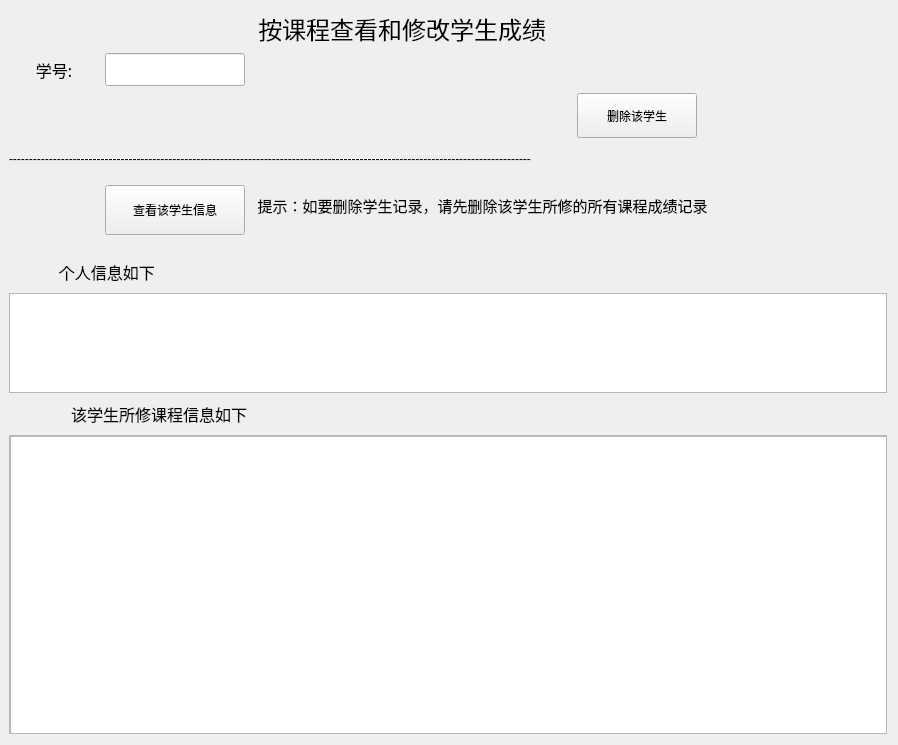
<?xml version="1.0" encoding="UTF-8"?>
<ui version="4.0">
 <class>delete_student</class>
 <widget class="QWidget" name="delete_student">
  <property name="geometry">
   <rect>
    <x>0</x>
    <y>0</y>
    <width>898</width>
    <height>745</height>
   </rect>
  </property>
  <property name="minimumSize">
   <size>
    <width>100</width>
    <height>30</height>
   </size>
  </property>
  <property name="windowTitle">
   <string>Form</string>
  </property>
  <layout class="QGridLayout" name="gridLayout">
   <property name="leftMargin">
    <number>9</number>
   </property>
   <item row="0" column="2">
    <widget class="QLabel" name="title_label">
     <property name="minimumSize">
      <size>
       <width>320</width>
       <height>30</height>
      </size>
     </property>
     <property name="maximumSize">
      <size>
       <width>350</width>
       <height>35</height>
      </size>
     </property>
     <property name="font">
      <font>
       <family>宋体</family>
       <pointsize>18</pointsize>
      </font>
     </property>
     <property name="text">
      <string>按课程查看和修改学生成绩    </string>
     </property>
     <property name="alignment">
      <set>Qt::AlignRight|Qt::AlignTrailing|Qt::AlignVCenter</set>
     </property>
    </widget>
   </item>
   <item row="51" column="2" colspan="3">
    <widget class="QLabel" name="hint_label">
     <property name="font">
      <font>
       <family>宋体</family>
       <pointsize>11</pointsize>
      </font>
     </property>
     <property name="text">
      <string>提示：如要删除学生记录，请先删除该学生所修的所有课程成绩记录</string>
     </property>
     <property name="alignment">
      <set>Qt::AlignCenter</set>
     </property>
    </widget>
   </item>
   <item row="53" column="0" colspan="15">
    <layout class="QVBoxLayout" name="dataTable_Vlayout">
     <item>
      <widget class="QLabel" name="label">
       <property name="minimumSize">
        <size>
         <width>0</width>
         <height>30</height>
        </size>
       </property>
       <property name="font">
        <font>
         <family>宋体</family>
         <pointsize>12</pointsize>
        </font>
       </property>
       <property name="text">
        <string>            个人信息如下</string>
       </property>
      </widget>
     </item>
     <item>
      <widget class="TableWidget" name="Student_info_tableWidget">
       <property name="maximumSize">
        <size>
         <width>16777215</width>
         <height>100</height>
        </size>
       </property>
      </widget>
     </item>
     <item>
      <widget class="QLabel" name="resultHint_label">
       <property name="minimumSize">
        <size>
         <width>200</width>
         <height>30</height>
        </size>
       </property>
       <property name="maximumSize">
        <size>
         <width>300</width>
         <height>60</height>
        </size>
       </property>
       <property name="font">
        <font>
         <family>宋体</family>
         <pointsize>12</pointsize>
        </font>
       </property>
       <property name="text">
        <string>该学生所修课程信息如下</string>
       </property>
       <property name="alignment">
        <set>Qt::AlignCenter</set>
       </property>
      </widget>
     </item>
     <item>
      <widget class="SmoothScrollArea" name="SmoothScrollArea">
       <property name="widgetResizable">
        <bool>true</bool>
       </property>
       <widget class="QWidget" name="scrollAreaWidgetContents">
        <property name="geometry">
         <rect>
          <x>0</x>
          <y>0</y>
          <width>876</width>
          <height>304</height>
         </rect>
        </property>
        <widget class="TableWidget" name="lesson_data_tableWidget">
         <property name="geometry">
          <rect>
           <x>0</x>
           <y>0</y>
           <width>951</width>
           <height>391</height>
          </rect>
         </property>
         <property name="minimumSize">
          <size>
           <width>500</width>
           <height>300</height>
          </size>
         </property>
         <property name="maximumSize">
          <size>
           <width>1500</width>
           <height>1000</height>
          </size>
         </property>
        </widget>
       </widget>
      </widget>
     </item>
    </layout>
   </item>
   <item row="52" column="1">
    <widget class="QLabel" name="filled_label">
     <property name="minimumSize">
      <size>
       <width>0</width>
       <height>15</height>
      </size>
     </property>
     <property name="text">
      <string/>
     </property>
    </widget>
   </item>
   <item row="15" column="3">
    <widget class="PrimaryPushButton" name="delete_pushButton">
     <property name="minimumSize">
      <size>
       <width>120</width>
       <height>45</height>
      </size>
     </property>
     <property name="maximumSize">
      <size>
       <width>135</width>
       <height>45</height>
      </size>
     </property>
     <property name="text">
      <string>删除该学生</string>
     </property>
    </widget>
   </item>
   <item row="51" column="1">
    <widget class="PrimaryPushButton" name="select_pushButton">
     <property name="minimumSize">
      <size>
       <width>120</width>
       <height>50</height>
      </size>
     </property>
     <property name="maximumSize">
      <size>
       <width>150</width>
       <height>40</height>
      </size>
     </property>
     <property name="mouseTracking">
      <bool>true</bool>
     </property>
     <property name="text">
      <string>查看该学生信息</string>
     </property>
    </widget>
   </item>
   <item row="10" column="0">
    <widget class="QLabel" name="Sno_label">
     <property name="minimumSize">
      <size>
       <width>90</width>
       <height>35</height>
      </size>
     </property>
     <property name="font">
      <font>
       <family>宋体</family>
       <pointsize>12</pointsize>
      </font>
     </property>
     <property name="text">
      <string>学号:</string>
     </property>
     <property name="alignment">
      <set>Qt::AlignCenter</set>
     </property>
    </widget>
   </item>
   <item row="10" column="1">
    <widget class="LineEdit" name="Sno_LineEdit">
     <property name="maximumSize">
      <size>
       <width>140</width>
       <height>33</height>
      </size>
     </property>
    </widget>
   </item>
   <item row="43" column="0" colspan="5">
    <widget class="QLabel" name="filled_label_2">
     <property name="minimumSize">
      <size>
       <width>0</width>
       <height>30</height>
      </size>
     </property>
     <property name="text">
      <string>-----------------------------------------------------------------------------------------------------------------------------------</string>
     </property>
    </widget>
   </item>
  </layout>
 </widget>
 <customwidgets>
  <customwidget>
   <class>PushButton</class>
   <extends>QPushButton</extends>
   <header>qfluentwidgets</header>
  </customwidget>
  <customwidget>
   <class>PrimaryPushButton</class>
   <extends>PushButton</extends>
   <header>qfluentwidgets</header>
  </customwidget>
  <customwidget>
   <class>SmoothScrollArea</class>
   <extends>QScrollArea</extends>
   <header>qfluentwidgets</header>
   <container>1</container>
  </customwidget>
  <customwidget>
   <class>LineEdit</class>
   <extends>QLineEdit</extends>
   <header>qfluentwidgets</header>
  </customwidget>
  <customwidget>
   <class>TableWidget</class>
   <extends>QTableWidget</extends>
   <header>qfluentwidgets</header>
  </customwidget>
 </customwidgets>
 <resources/>
 <connections/>
</ui>
